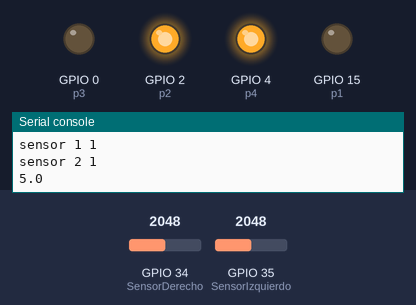
The program below on a simulated ESP32 board running MicroPython. Shown: output pins drawn as LEDs (lit = HIGH), the last lines printed to the serial console. Inputs (shaded band) come from the test bench; at power-on: GPIO 34 (SensorDerecho) = 2048, GPIO 35 (SensorIzquierdo) = 2048 (analog values on the 0–4095 scale).

Above: at 1.2 s.
1.3 s: GPIO 34 (SensorDerecho) set to 1538
3.2 s: GPIO 34 (SensorDerecho) set to 1446
At 4.8 s:
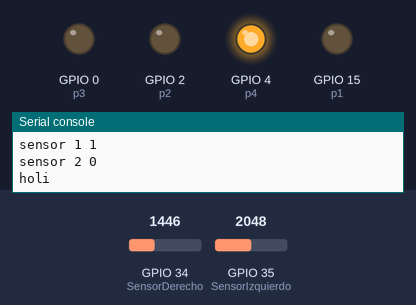
5.5 s: GPIO 35 (SensorIzquierdo) set to 1551
7.2 s: GPIO 35 (SensorIzquierdo) set to 1467
At 9.2 s:
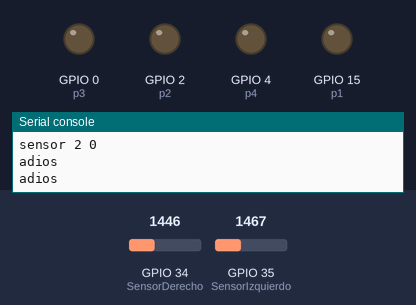
9.5 s: GPIO 34 (SensorDerecho) set to 1540
At 10.8 s:
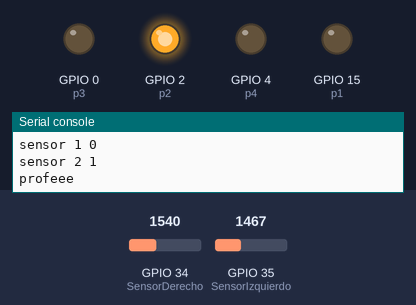
11.5 s: GPIO 34 (SensorDerecho) set to 1460
At 12.4 s:
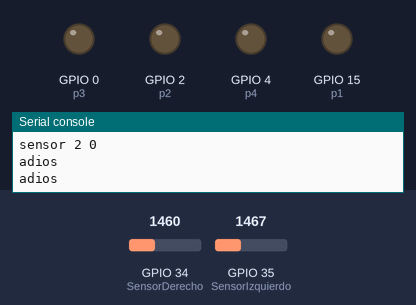
Timing chart, 0 to 14.5 s (numbered marks = the images above; inputs shaded):
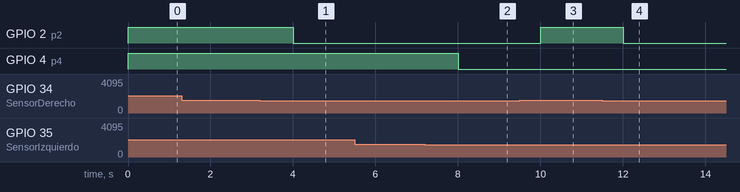

The program:

seguidorluz.py
```python
from machine import Pin, PWM, ADC
from time import sleep

motor = True

p1 = Pin(15, Pin.OUT)
p2 = Pin(2, Pin.OUT)
p3 = Pin(0, Pin.OUT)
p4 = Pin(4, Pin.OUT)

SensorIzquierdo = ADC(Pin(35))
SensorDerecho = ADC(Pin(34))
SensorIzquierdo.atten(ADC.ATTN_11DB)
SensorDerecho.atten(ADC.ATTN_11DB)

sensor1 = 0
sensor2 = 0

while motor == True:

    sensor1 = SensorIzquierdo.read()
    sensor2 = SensorDerecho.read()

    if sensor1 > 1500:
        sensor1 = 1
    else:
        sensor1 = 0

    if sensor2 > 1500:
        sensor2 = 1
    else:
        sensor2 = 0

    print('sensor 1', sensor1)
    print('sensor 2', sensor2)

    if sensor1 == 1 and sensor2 == 0:
            p1.value(0)
            p2.value(0)
            p3.value(0)
            p4.value(1)
            print('holi')
            if sensor1 == 0 and sensor2 == 0:
                 p1.value(0)
                 p2.value(0)
                 p3.value(0)
                 p4.value(0)
                 print('buenas')
    if sensor2 == 1 and sensor1 == 0:
            p1.value(0)
            p2.value(1)
            p3.value(0)
            p4.value(0)
            print('profeee')
    if sensor1 == 0 and sensor2 == 0:
            p1.value(0)
            p2.value(0)
            p3.value(0)
            p4.value(0)
            print('adios')

    if sensor2 == 1 and sensor1 == 1:
            p1.value(0)
            p2.value(1)
            p3.value(0)
            p4.value(1)
            print('5.0')
    if sensor1 == 0 and sensor2 == 0:
            p1.value(0)
            p2.value(0)
            p3.value(0)
            p4.value(0)
            print('adios')

    sleep(1)
    #elif sensor1 < 1500 and sensor2 > 1500:
     #       p1.value(0)
      #      p2.value(0)
       #     p3.value(0)
    #else:
     #       p1.value(0)
      #      p2.value(0)
       #     p3.value(0)
        #    p4.value(0)


       # else if sensor1 >= 2000:
        #    motor = False

    #Movimiento hacia la derecha
    #if sensor2 > sensor1:
     #   if sensor2 > 1000 and sensor1 <= 1500:
         #   p1.value(0)
          #  p2.value(0)
           # p3.value(0)
            #p4.value(1)

       # elif sensor2 >= 2000:
        #    motor = False


   #if sensor1 == sensor2:
    #        p1.value(0)
     #       p2.value(1)
      #      p3.value(0)
       #     p4.value(1)

       # elif sensor2 >= 2000:
        #    motor = False

    #if sensor1 > sensor2


  #  p1.value(0)
   # p2.value(1)
   # p3.value(0)
   # p4.value(1)
    
```

Measured:
- the behaviour switches between 1501 and 1500 on GPIO 34 (SensorDerecho) (found by bisection; images 0 and 1)
- the behaviour switches between 1501 and 1500 on GPIO 35 (SensorIzquierdo) (found by bisection; images 1 and 2)
- after the input at 3.2 s, GPIO 2 (p2): HIGH → LOW after 0.80 s
- after the input at 7.2 s, GPIO 4 (p4): HIGH → LOW after 0.81 s
- after the input at 9.5 s, GPIO 2 (p2): LOW → HIGH after 0.51 s
- after the input at 11.5 s, GPIO 2 (p2): HIGH → LOW after 0.51 s
